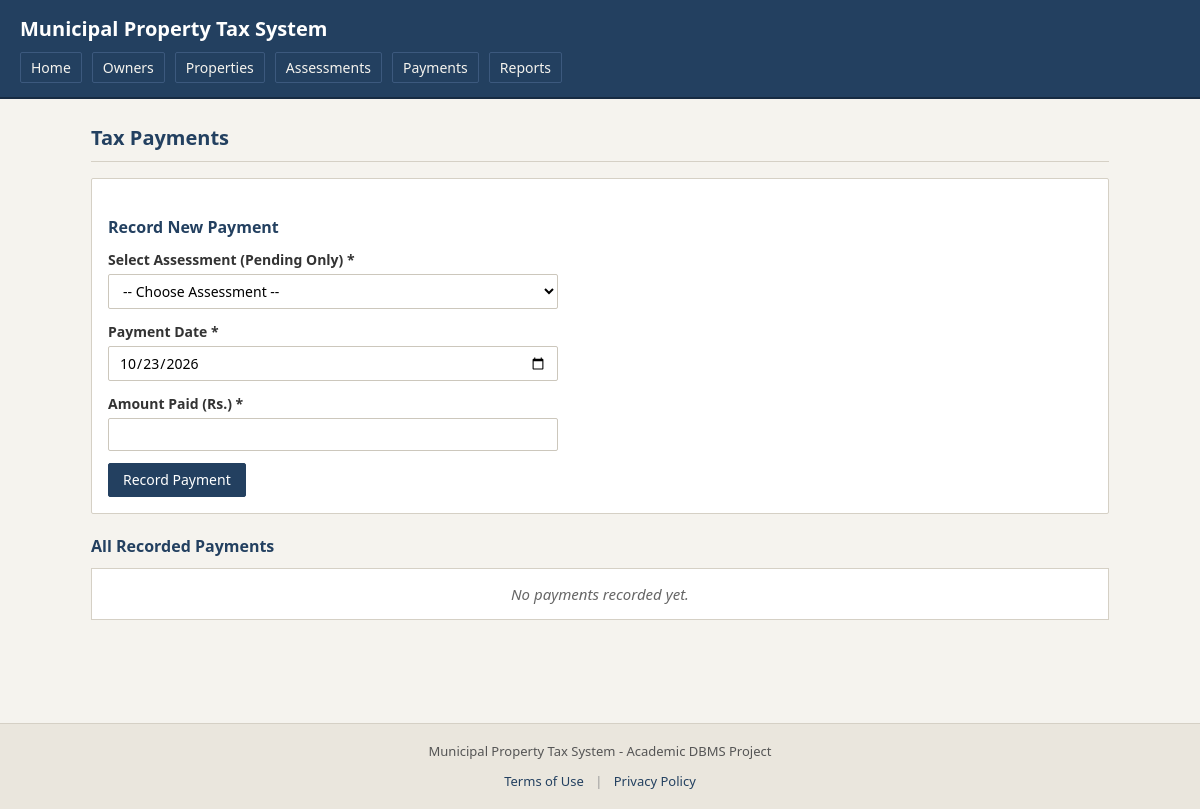
The page /payments.php on the database as committed earlier.
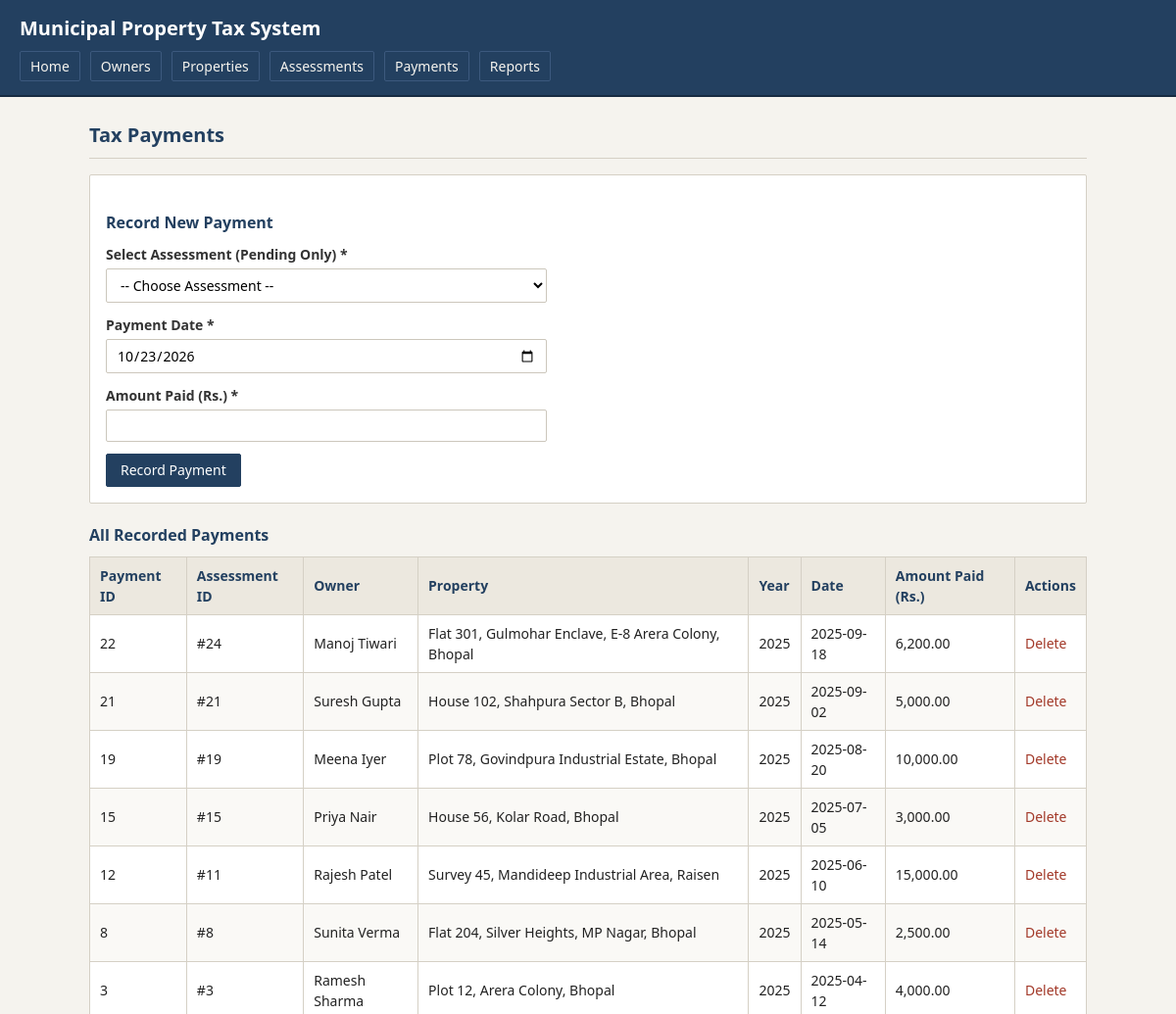
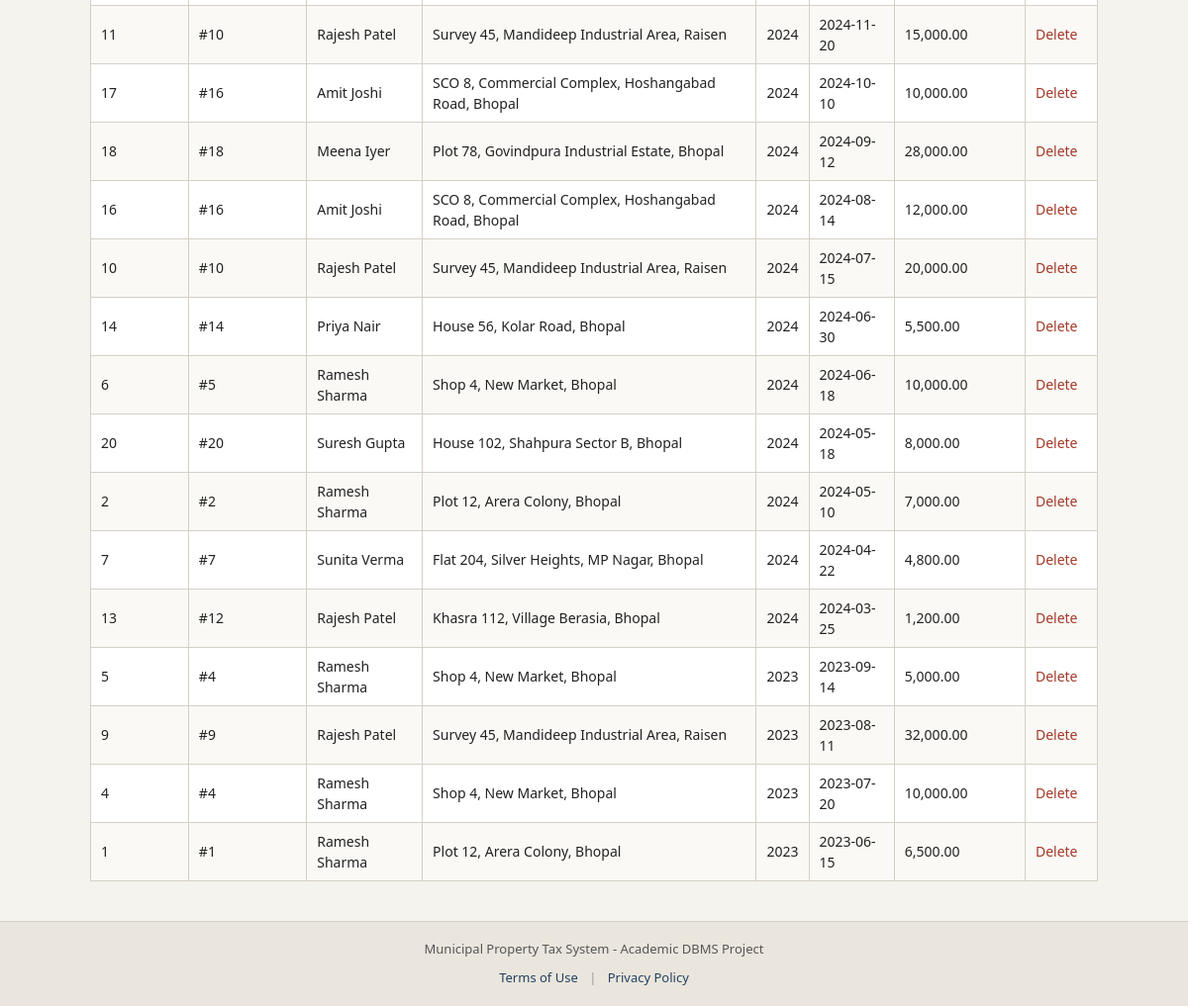
The same page on the database as committed later (2 pictures, top to bottom).
### tables this page shows
CREATE TABLE Payments (
    payment_id INT AUTO_INCREMENT PRIMARY KEY,
    assessment_id INT NOT NULL,
    payment_date DATE NOT NULL,
    amount_paid DECIMAL(10,2) NOT NULL CHECK (amount_paid > 0),
    FOREIGN KEY (assessment_id) REFERENCES TaxAssessments(assessment_id)
);

CREATE TABLE TaxAssessments (
    assessment_id INT AUTO_INCREMENT PRIMARY KEY,
    property_id INT NOT NULL,
    assessment_year INT NOT NULL,
    tax_amount DECIMAL(10,2) NOT NULL CHECK (tax_amount > 0),
    FOREIGN KEY (property_id) REFERENCES Properties(property_id)
);

CREATE TABLE PropertyOwners (
    owner_id INT AUTO_INCREMENT PRIMARY KEY,
    owner_name VARCHAR(100) NOT NULL,
    phone CHAR(10) NOT NULL,
    email VARCHAR(100)
);

CREATE TABLE Properties (
    property_id INT AUTO_INCREMENT PRIMARY KEY,
    owner_id INT NOT NULL,
    property_address VARCHAR(255) NOT NULL,
    property_type VARCHAR(30) NOT NULL,
    FOREIGN KEY (owner_id) REFERENCES PropertyOwners(owner_id)
);

### payments.php (the view, shortened to what this page needs)
<?php
include 'includes/db.php';
$payments_sql = "SELECT pay.payment_id, pay.payment_date, pay.amount_paid,
                        a.assessment_id, a.assessment_year,
                        p.property_address,
                        o.owner_name
                 FROM Payments pay
                 JOIN TaxAssessments a ON pay.assessment_id = a.assessment_id
                 JOIN Properties p ON a.property_id = p.property_id
                 JOIN PropertyOwners o ON p.owner_id = o.owner_id
                 ORDER BY pay.payment_date DESC, pay.payment_id DESC";
$payments_result = mysqli_query($con, $payments_sql);
include 'includes/header.php';
?>
<h1 class="page-title">Tax Payments</h1>
<div class="card-box">
    <h2 class="section-title">Record New Payment</h2>
    <form method="POST" action="payments.php">
        <div class="form-group">
            <label for="assessment_id">Select Assessment (Pending Only) *</label>
            <select id="assessment_id" name="assessment_id" class="form-control" required>
                <option value="">-- Choose Assessment --</option>
            </select>
        </div>
        <div class="form-group">
            <label for="payment_date">Payment Date *</label>
            <input type="date" id="payment_date" name="payment_date" class="form-control" required max="<?php echo date('Y-m-d'); ?>" value="<?php echo date('Y-m-d'); ?>">
        </div>
        <div class="form-group">
            <label for="amount_paid">Amount Paid (Rs.) *</label>
            <input type="number" step="0.01" id="amount_paid" name="amount_paid" class="form-control" required min="1">
        </div>
        <button type="submit" class="btn">Record Payment</button>
    </form>
</div>
<h2 class="section-title">All Recorded Payments</h2>
<?php if ($payments_result && mysqli_num_rows($payments_result) > 0): ?>
    <div class="table-responsive">
        <table class="table">
            <thead>
                <tr>
                    <th>Payment ID</th>
                    <th>Assessment ID</th>
                    <th>Owner</th>
                    <th>Property</th>
                    <th>Year</th>
                    <th>Date</th>
                    <th class="text-right">Amount Paid (Rs.)</th>
                    <th>Actions</th>
                </tr>
            </thead>
            <tbody>
                <?php while ($row = mysqli_fetch_assoc($payments_result)): ?>
                    <tr>
                        <td><?php echo (int)$row['payment_id']; ?></td>
                        <td>#<?php echo (int)$row['assessment_id']; ?></td>
                        <td><?php echo htmlspecialchars($row['owner_name']); ?></td>
                        <td><?php echo htmlspecialchars($row['property_address']); ?></td>
                        <td><?php echo (int)$row['assessment_year']; ?></td>
                        <td><?php echo htmlspecialchars($row['payment_date']); ?></td>
                        <td class="text-right"><?php echo number_format((float)$row['amount_paid'], 2); ?></td>
                        <td class="action-links">
                            <a href="delete.php?type=payment&id=<?php echo (int)$row['payment_id']; ?>" class="text-danger">Delete</a>
                        </td>
                    </tr>
                <?php endwhile; ?>
            </tbody>
        </table>
    </div>
<?php else: ?>
    <div class="empty-msg">No payments recorded yet.</div>
<?php endif; ?>
<?php
include 'includes/footer.php';
?>

Rows that differ between the two databases and show on the page:
added payments: payment_id "22", assessment.assessment_id "24", propertyowners.owner_name "Manoj Tiwari", properties.property_address "Flat 301, Gulmohar Enclave, E-8 Arera Colony, Bhopal", assessment.assessment_year "2025", payment_date "2025-09-18", amount_paid "6,200.00"
added payments: payment_id "21", assessment.assessment_id "21", propertyowners.owner_name "Suresh Gupta", properties.property_address "House 102, Shahpura Sector B, Bhopal", assessment.assessment_year "2025", payment_date "2025-09-02", amount_paid "5,000.00"
added payments: payment_id "19", assessment.assessment_id "19", propertyowners.owner_name "Meena Iyer", properties.property_address "Plot 78, Govindpura Industrial Estate, Bhopal", assessment.assessment_year "2025", payment_date "2025-08-20", amount_paid "10,000.00"
added payments: payment_id "15", assessment.assessment_id "15", propertyowners.owner_name "Priya Nair", properties.property_address "House 56, Kolar Road, Bhopal", assessment.assessment_year "2025", payment_date "2025-07-05", amount_paid "3,000.00"
added payments: payment_id "12", assessment.assessment_id "11", propertyowners.owner_name "Rajesh Patel", properties.property_address "Survey 45, Mandideep Industrial Area, Raisen", assessment.assessment_year "2025", payment_date "2025-06-10", amount_paid "15,000.00"
added payments: payment_id "8", assessment.assessment_id "8", propertyowners.owner_name "Sunita Verma", properties.property_address "Flat 204, Silver Heights, MP Nagar, Bhopal", assessment.assessment_year "2025", payment_date "2025-05-14", amount_paid "2,500.00"
added payments: payment_id "3", assessment.assessment_id "3", propertyowners.owner_name "Ramesh Sharma", properties.property_address "Plot 12, Arera Colony, Bhopal", assessment.assessment_year "2025", payment_date "2025-04-12", amount_paid "4,000.00"
added payments: payment_id "11", assessment.assessment_id "10", propertyowners.owner_name "Rajesh Patel", properties.property_address "Survey 45, Mandideep Industrial Area, Raisen", assessment.assessment_year "2024", payment_date "2024-11-20", amount_paid "15,000.00"
added payments: payment_id "17", assessment.assessment_id "16", propertyowners.owner_name "Amit Joshi", properties.property_address "SCO 8, Commercial Complex, Hoshangabad Road, Bhopal", assessment.assessment_year "2024", payment_date "2024-10-10", amount_paid "10,000.00"
added payments: payment_id "18", assessment.assessment_id "18", propertyowners.owner_name "Meena Iyer", properties.property_address "Plot 78, Govindpura Industrial Estate, Bhopal", assessment.assessment_year "2024", payment_date "2024-09-12", amount_paid "28,000.00"
added payments: payment_id "16", assessment.assessment_id "16", propertyowners.owner_name "Amit Joshi", properties.property_address "SCO 8, Commercial Complex, Hoshangabad Road, Bhopal", assessment.assessment_year "2024", payment_date "2024-08-14", amount_paid "12,000.00"
added payments: payment_id "10", assessment.assessment_id "10", propertyowners.owner_name "Rajesh Patel", properties.property_address "Survey 45, Mandideep Industrial Area, Raisen", assessment.assessment_year "2024", payment_date "2024-07-15", amount_paid "20,000.00"
added payments: payment_id "14", assessment.assessment_id "14", propertyowners.owner_name "Priya Nair", properties.property_address "House 56, Kolar Road, Bhopal", assessment.assessment_year "2024", payment_date "2024-06-30", amount_paid "5,500.00"
added payments: payment_id "6", assessment.assessment_id "5", propertyowners.owner_name "Ramesh Sharma", properties.property_address "Shop 4, New Market, Bhopal", assessment.assessment_year "2024", payment_date "2024-06-18", amount_paid "10,000.00"
added payments: payment_id "20", assessment.assessment_id "20", propertyowners.owner_name "Suresh Gupta", properties.property_address "House 102, Shahpura Sector B, Bhopal", assessment.assessment_year "2024", payment_date "2024-05-18", amount_paid "8,000.00"
added payments: payment_id "2", assessment.assessment_id "2", propertyowners.owner_name "Ramesh Sharma", properties.property_address "Plot 12, Arera Colony, Bhopal", assessment.assessment_year "2024", payment_date "2024-05-10", amount_paid "7,000.00"
added payments: payment_id "7", assessment.assessment_id "7", propertyowners.owner_name "Sunita Verma", properties.property_address "Flat 204, Silver Heights, MP Nagar, Bhopal", assessment.assessment_year "2024", payment_date "2024-04-22", amount_paid "4,800.00"
added payments: payment_id "13", assessment.assessment_id "12", propertyowners.owner_name "Rajesh Patel", properties.property_address "Khasra 112, Village Berasia, Bhopal", assessment.assessment_year "2024", payment_date "2024-03-25", amount_paid "1,200.00"
added payments: payment_id "5", assessment.assessment_id "4", propertyowners.owner_name "Ramesh Sharma", properties.property_address "Shop 4, New Market, Bhopal", assessment.assessment_year "2023", payment_date "2023-09-14", amount_paid "5,000.00"
added payments: payment_id "9", assessment.assessment_id "9", propertyowners.owner_name "Rajesh Patel", properties.property_address "Survey 45, Mandideep Industrial Area, Raisen", assessment.assessment_year "2023", payment_date "2023-08-11", amount_paid "32,000.00"
added payments: payment_id "4", assessment.assessment_id "4", propertyowners.owner_name "Ramesh Sharma", properties.property_address "Shop 4, New Market, Bhopal", assessment.assessment_year "2023", payment_date "2023-07-20", amount_paid "10,000.00"
added payments: payment_id "1", assessment.assessment_id "1", propertyowners.owner_name "Ramesh Sharma", properties.property_address "Plot 12, Arera Colony, Bhopal", assessment.assessment_year "2023", payment_date "2023-06-15", amount_paid "6,500.00"
Other text that changed with them:
text no longer shown: "No payments recorded yet."
text now shown: "Payment ID Assessment ID Owner Property Year Date Amount Paid (Rs.) Actions"
